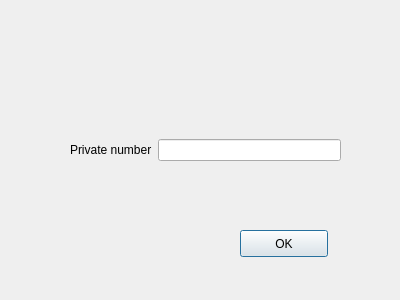
<?xml version="1.0" encoding="UTF-8"?>
<ui version="4.0">
 <class>correct1</class>
 <widget class="QDialog" name="correct1">
  <property name="geometry">
   <rect>
    <x>0</x>
    <y>0</y>
    <width>400</width>
    <height>300</height>
   </rect>
  </property>
  <property name="windowTitle">
   <string>Dialog</string>
  </property>
  <widget class="QPushButton" name="pushButton">
   <property name="geometry">
    <rect>
     <x>240</x>
     <y>230</y>
     <width>88</width>
     <height>27</height>
    </rect>
   </property>
   <property name="text">
    <string>OK</string>
   </property>
  </widget>
  <widget class="QWidget" name="horizontalLayoutWidget">
   <property name="geometry">
    <rect>
     <x>70</x>
     <y>110</y>
     <width>271</width>
     <height>80</height>
    </rect>
   </property>
   <layout class="QHBoxLayout" name="horizontalLayout">
    <item>
     <widget class="QLabel" name="label">
      <property name="text">
       <string>Private number</string>
      </property>
     </widget>
    </item>
    <item>
     <widget class="QLineEdit" name="lineEdit"/>
    </item>
   </layout>
  </widget>
 </widget>
 <resources/>
 <connections/>
</ui>
